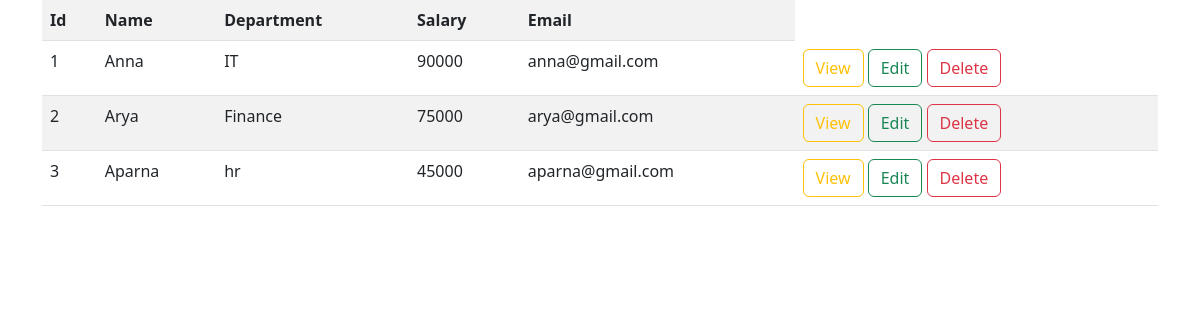
/employees/all/, run on an earlier commit of the app's database.
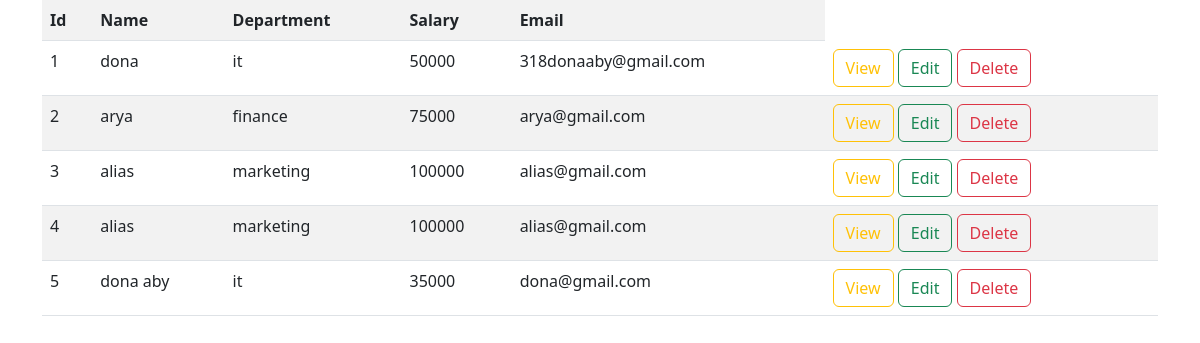
And on a later commit of the database.
### crm/models.py (models this page shows, shortened)
class Employee(models.Model):
    name=models.CharField(max_length=200)
    department=models.CharField(max_length=150)
    options=(
        ("male","male"),
        ("female","female"),
        ("others","others")
    )
    gender=models.CharField(max_length=100,choices=options,default="male")
    salary=models.PositiveIntegerField()
    email=models.EmailField()
    profile_pic=models.ImageField(upload_to="images",null=True,blank=True)
    address=models.CharField(max_length=250)

### crm/views.py (the view)
# urls.py: path("employees/all/",crm_views.EmployeeListView.as_view(),name="emp-list"),
class EmployeeListView(View):
    def get(self,request,*args,**kwargs):
        qs=Employee.objects.all()
        return render(request,"emp-list.html",{"employees":qs})

### crm/templates/emp-list.html (shortened to what this page needs)
<!DOCTYPE html>
<html lang="en">
<head>
    <link href="https://cdn.jsdelivr.net/npm/bootstrap@5.3.0-alpha1/dist/css/bootstrap.min.css" rel="stylesheet">
</head>
<body>
    <div class="container">
        <table class="table table-striped">
            <tr>
                <th>Id</th>
                <th>Name</th>
                <th>Department</th>
                <th>Salary</th>
                <th>Email</th>
            </tr>
            {%for emp in employees%}
            <tr>
                <td>{{forloop.counter}}</td>
                <td>{{emp.name}}</td>
                <td>{{emp.department}}</td>
                <td>{{emp.salary}}</td>
                <td>{{emp.email}}</td>
            <td>
                <a href="{%url 'emp-detail' emp.id %}" class="btn btn-outline-warning">View</a>
                <a href="{%url 'emp-edit' emp.id %}" class="btn btn-outline-success">Edit</a>
                <a href="{%url 'emp-delete' emp.id %}" class="btn btn-outline-danger">Delete</a>
            </td>
           </tr>
            {%endfor%}
        </table>
    </div>
</body>
</html>

What changed in the data, as far as the page shows it:
removed Employee: name "Aparna", department "hr", salary "45000", email "aparna@gmail.com"
changed Employee: name "Anna" → "dona"; department "IT" → "it"; salary "90000" → "50000"; email "anna@gmail.com" → "318donaaby@gmail.com"
added Employee: name "arya", department "finance", salary "75000", email "arya@gmail.com"
added Employee: name "alias", department "marketing", salary "100000", email "alias@gmail.com"
added Employee: name "alias", department "marketing", salary "100000", email "alias@gmail.com"
changed Employee: name "Arya" → "dona aby"; department "Finance" → "it"; salary "75000" → "35000"; email "arya@gmail.com" → "dona@gmail.com"
